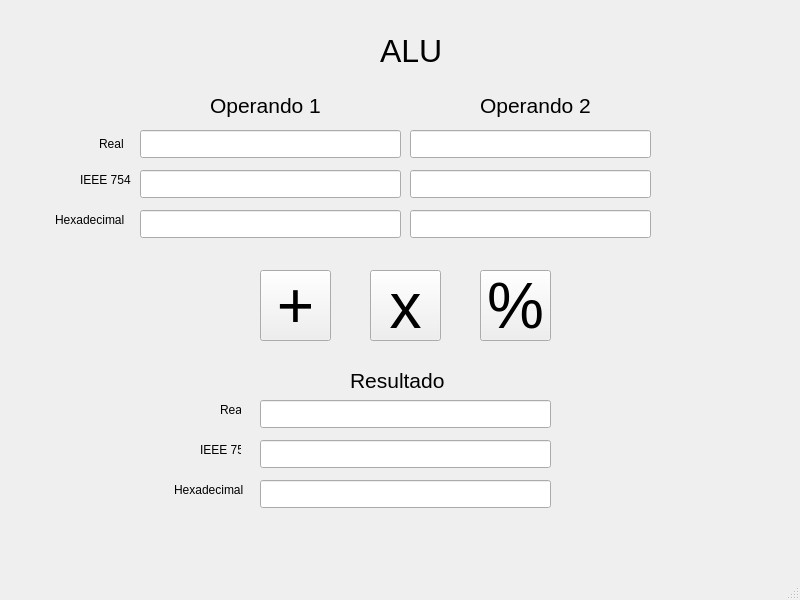
<?xml version="1.0" encoding="UTF-8"?>
<ui version="4.0">
 <class>menuALU</class>
 <widget class="QMainWindow" name="menuALU">
  <property name="geometry">
   <rect>
    <x>0</x>
    <y>0</y>
    <width>800</width>
    <height>600</height>
   </rect>
  </property>
  <property name="windowTitle">
   <string>menuALU</string>
  </property>
  <widget class="QWidget" name="centralwidget">
   <widget class="QLabel" name="label">
    <property name="geometry">
     <rect>
      <x>380</x>
      <y>10</y>
      <width>81</width>
      <height>81</height>
     </rect>
    </property>
    <property name="font">
     <font>
      <pointsize>24</pointsize>
     </font>
    </property>
    <property name="text">
     <string>ALU</string>
    </property>
   </widget>
   <widget class="QLabel" name="label_2">
    <property name="geometry">
     <rect>
      <x>210</x>
      <y>90</y>
      <width>141</width>
      <height>31</height>
     </rect>
    </property>
    <property name="font">
     <font>
      <pointsize>16</pointsize>
     </font>
    </property>
    <property name="text">
     <string>Operando 1</string>
    </property>
   </widget>
   <widget class="QLabel" name="label_3">
    <property name="geometry">
     <rect>
      <x>480</x>
      <y>90</y>
      <width>121</width>
      <height>31</height>
     </rect>
    </property>
    <property name="font">
     <font>
      <pointsize>16</pointsize>
     </font>
    </property>
    <property name="text">
     <string>Operando 2</string>
    </property>
   </widget>
   <widget class="QLabel" name="label_4">
    <property name="geometry">
     <rect>
      <x>99</x>
      <y>134</y>
      <width>31</width>
      <height>20</height>
     </rect>
    </property>
    <property name="text">
     <string>Real</string>
    </property>
   </widget>
   <widget class="QLabel" name="label_5">
    <property name="geometry">
     <rect>
      <x>80</x>
      <y>170</y>
      <width>51</width>
      <height>20</height>
     </rect>
    </property>
    <property name="text">
     <string>IEEE 754</string>
    </property>
   </widget>
   <widget class="QLabel" name="label_6">
    <property name="geometry">
     <rect>
      <x>55</x>
      <y>210</y>
      <width>71</width>
      <height>20</height>
     </rect>
    </property>
    <property name="text">
     <string>Hexadecimal</string>
    </property>
   </widget>
   <widget class="QLabel" name="label_7">
    <property name="geometry">
     <rect>
      <x>350</x>
      <y>370</y>
      <width>101</width>
      <height>20</height>
     </rect>
    </property>
    <property name="font">
     <font>
      <pointsize>16</pointsize>
     </font>
    </property>
    <property name="text">
     <string>Resultado</string>
    </property>
   </widget>
   <widget class="QPushButton" name="suma">
    <property name="geometry">
     <rect>
      <x>260</x>
      <y>270</y>
      <width>71</width>
      <height>71</height>
     </rect>
    </property>
    <property name="font">
     <font>
      <pointsize>48</pointsize>
     </font>
    </property>
    <property name="text">
     <string>+</string>
    </property>
   </widget>
   <widget class="QPushButton" name="multiplicacion">
    <property name="geometry">
     <rect>
      <x>370</x>
      <y>270</y>
      <width>71</width>
      <height>71</height>
     </rect>
    </property>
    <property name="font">
     <font>
      <pointsize>48</pointsize>
     </font>
    </property>
    <property name="text">
     <string>x</string>
    </property>
   </widget>
   <widget class="QPushButton" name="division">
    <property name="geometry">
     <rect>
      <x>480</x>
      <y>270</y>
      <width>71</width>
      <height>71</height>
     </rect>
    </property>
    <property name="font">
     <font>
      <pointsize>48</pointsize>
     </font>
    </property>
    <property name="text">
     <string>%</string>
    </property>
   </widget>
   <widget class="QLineEdit" name="textoRealOp1">
    <property name="geometry">
     <rect>
      <x>140</x>
      <y>130</y>
      <width>261</width>
      <height>28</height>
     </rect>
    </property>
   </widget>
   <widget class="QLineEdit" name="textoIEEEOp1">
    <property name="geometry">
     <rect>
      <x>140</x>
      <y>170</y>
      <width>261</width>
      <height>28</height>
     </rect>
    </property>
   </widget>
   <widget class="QLineEdit" name="textoHexadecimalOp1">
    <property name="geometry">
     <rect>
      <x>140</x>
      <y>210</y>
      <width>261</width>
      <height>28</height>
     </rect>
    </property>
   </widget>
   <widget class="QLineEdit" name="textoRealOp2">
    <property name="geometry">
     <rect>
      <x>410</x>
      <y>130</y>
      <width>241</width>
      <height>28</height>
     </rect>
    </property>
   </widget>
   <widget class="QLineEdit" name="textoIEEEOp2">
    <property name="geometry">
     <rect>
      <x>410</x>
      <y>170</y>
      <width>241</width>
      <height>28</height>
     </rect>
    </property>
   </widget>
   <widget class="QLineEdit" name="textoHexadecimalOp2">
    <property name="geometry">
     <rect>
      <x>410</x>
      <y>210</y>
      <width>241</width>
      <height>28</height>
     </rect>
    </property>
   </widget>
   <widget class="QLineEdit" name="resultadoReal">
    <property name="geometry">
     <rect>
      <x>260</x>
      <y>400</y>
      <width>291</width>
      <height>28</height>
     </rect>
    </property>
   </widget>
   <widget class="QLineEdit" name="resultadoIEEE">
    <property name="geometry">
     <rect>
      <x>260</x>
      <y>440</y>
      <width>291</width>
      <height>28</height>
     </rect>
    </property>
   </widget>
   <widget class="QLineEdit" name="resultadoHexadecimal">
    <property name="geometry">
     <rect>
      <x>260</x>
      <y>480</y>
      <width>291</width>
      <height>28</height>
     </rect>
    </property>
   </widget>
   <widget class="QLabel" name="label_8">
    <property name="geometry">
     <rect>
      <x>200</x>
      <y>440</y>
      <width>41</width>
      <height>20</height>
     </rect>
    </property>
    <property name="text">
     <string>IEEE 754</string>
    </property>
   </widget>
   <widget class="QLabel" name="label_9">
    <property name="geometry">
     <rect>
      <x>174</x>
      <y>480</y>
      <width>71</width>
      <height>20</height>
     </rect>
    </property>
    <property name="text">
     <string>Hexadecimal</string>
    </property>
   </widget>
   <widget class="QLabel" name="label_10">
    <property name="geometry">
     <rect>
      <x>220</x>
      <y>400</y>
      <width>21</width>
      <height>20</height>
     </rect>
    </property>
    <property name="text">
     <string>Real</string>
    </property>
   </widget>
  </widget>
  <widget class="QMenuBar" name="menubar">
   <property name="geometry">
    <rect>
     <x>0</x>
     <y>0</y>
     <width>800</width>
     <height>22</height>
    </rect>
   </property>
  </widget>
  <widget class="QStatusBar" name="statusbar"/>
 </widget>
 <resources/>
 <connections/>
</ui>
